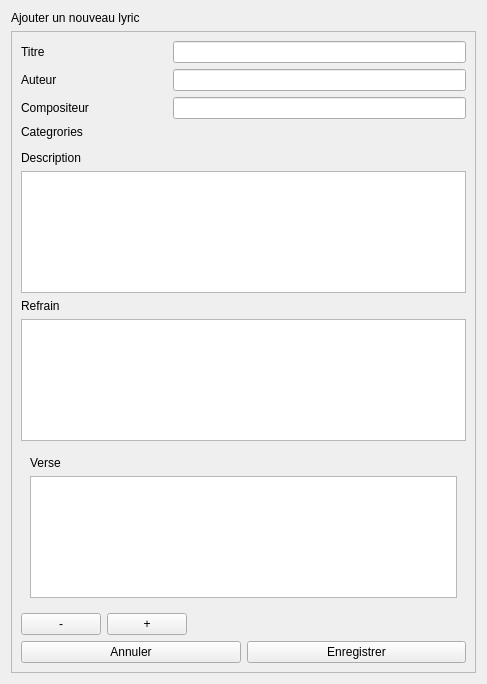
<?xml version="1.0" encoding="UTF-8"?>
<ui version="4.0">
 <class>Form</class>
 <widget class="QWidget" name="Form">
  <property name="geometry">
   <rect>
    <x>0</x>
    <y>0</y>
    <width>487</width>
    <height>684</height>
   </rect>
  </property>
  <property name="windowTitle">
   <string>Form</string>
  </property>
  <layout class="QVBoxLayout" name="verticalLayout_5">
   <item>
    <widget class="QLabel" name="label">
     <property name="text">
      <string>Ajouter un nouveau lyric</string>
     </property>
    </widget>
   </item>
   <item>
    <widget class="QScrollArea" name="scrollArea">
     <property name="widgetResizable">
      <bool>true</bool>
     </property>
     <widget class="QWidget" name="scrollAreaWidgetContents">
      <property name="geometry">
       <rect>
        <x>0</x>
        <y>0</y>
        <width>467</width>
        <height>641</height>
       </rect>
      </property>
      <layout class="QVBoxLayout" name="verticalLayout_2">
       <item>
        <layout class="QHBoxLayout" name="horizontalLayout" stretch="1,2">
         <item>
          <widget class="QLabel" name="label_2">
           <property name="text">
            <string>Titre</string>
           </property>
          </widget>
         </item>
         <item>
          <widget class="QLineEdit" name="lineEdit"/>
         </item>
        </layout>
       </item>
       <item>
        <layout class="QHBoxLayout" name="horizontalLayout_2" stretch="1,2">
         <item>
          <widget class="QLabel" name="label_3">
           <property name="text">
            <string>Auteur</string>
           </property>
          </widget>
         </item>
         <item>
          <widget class="QLineEdit" name="lineEdit_2"/>
         </item>
        </layout>
       </item>
       <item>
        <layout class="QHBoxLayout" name="horizontalLayout_3" stretch="1,2">
         <item>
          <widget class="QLabel" name="label_4">
           <property name="text">
            <string>Compositeur</string>
           </property>
          </widget>
         </item>
         <item>
          <widget class="QLineEdit" name="lineEdit_3"/>
         </item>
        </layout>
       </item>
       <item>
        <layout class="QVBoxLayout" name="verticalLayout_6">
         <item>
          <widget class="QLabel" name="label_8">
           <property name="text">
            <string>Categrories</string>
           </property>
          </widget>
         </item>
         <item>
          <widget class="QWidget" name="categories_content" native="true"/>
         </item>
        </layout>
       </item>
       <item>
        <layout class="QVBoxLayout" name="verticalLayout">
         <item>
          <widget class="QLabel" name="label_5">
           <property name="text">
            <string>Description</string>
           </property>
          </widget>
         </item>
         <item>
          <widget class="QTextEdit" name="textEdit"/>
         </item>
        </layout>
       </item>
       <item>
        <layout class="QVBoxLayout" name="refrain_content">
         <item>
          <widget class="QLabel" name="label_6">
           <property name="text">
            <string>Refrain</string>
           </property>
          </widget>
         </item>
         <item>
          <widget class="QTextEdit" name="textEdit_2"/>
         </item>
        </layout>
       </item>
       <item>
        <layout class="QVBoxLayout" name="content_verse">
         <item>
          <widget class="QWidget" name="content_verses" native="true">
           <layout class="QVBoxLayout" name="verticalLayout_4">
            <item>
             <layout class="QVBoxLayout" name="verticalLayout_3">
              <item>
               <widget class="QLabel" name="label_7">
                <property name="text">
                 <string>Verse</string>
                </property>
               </widget>
              </item>
              <item>
               <widget class="QTextEdit" name="textEdit_3"/>
              </item>
             </layout>
            </item>
           </layout>
          </widget>
         </item>
         <item>
          <layout class="QHBoxLayout" name="verses_btn_content">
           <item>
            <layout class="QHBoxLayout" name="horizontalLayout_5">
             <item>
              <widget class="QPushButton" name="btn_pop_verse">
               <property name="text">
                <string>-</string>
               </property>
              </widget>
             </item>
             <item>
              <widget class="QPushButton" name="btn_push_verse">
               <property name="text">
                <string>+</string>
               </property>
              </widget>
             </item>
            </layout>
           </item>
           <item>
            <spacer name="horizontalSpacer">
             <property name="orientation">
              <enum>Qt::Orientation::Horizontal</enum>
             </property>
             <property name="sizeHint" stdset="0">
              <size>
               <width>40</width>
               <height>20</height>
              </size>
             </property>
            </spacer>
           </item>
          </layout>
         </item>
        </layout>
       </item>
       <item>
        <layout class="QHBoxLayout" name="horizontalLayout_4">
         <item>
          <widget class="QPushButton" name="pushButton_2">
           <property name="text">
            <string>Annuler</string>
           </property>
          </widget>
         </item>
         <item>
          <widget class="QPushButton" name="pushButton">
           <property name="text">
            <string>Enregistrer</string>
           </property>
          </widget>
         </item>
        </layout>
       </item>
      </layout>
     </widget>
    </widget>
   </item>
  </layout>
 </widget>
 <resources/>
 <connections/>
</ui>
